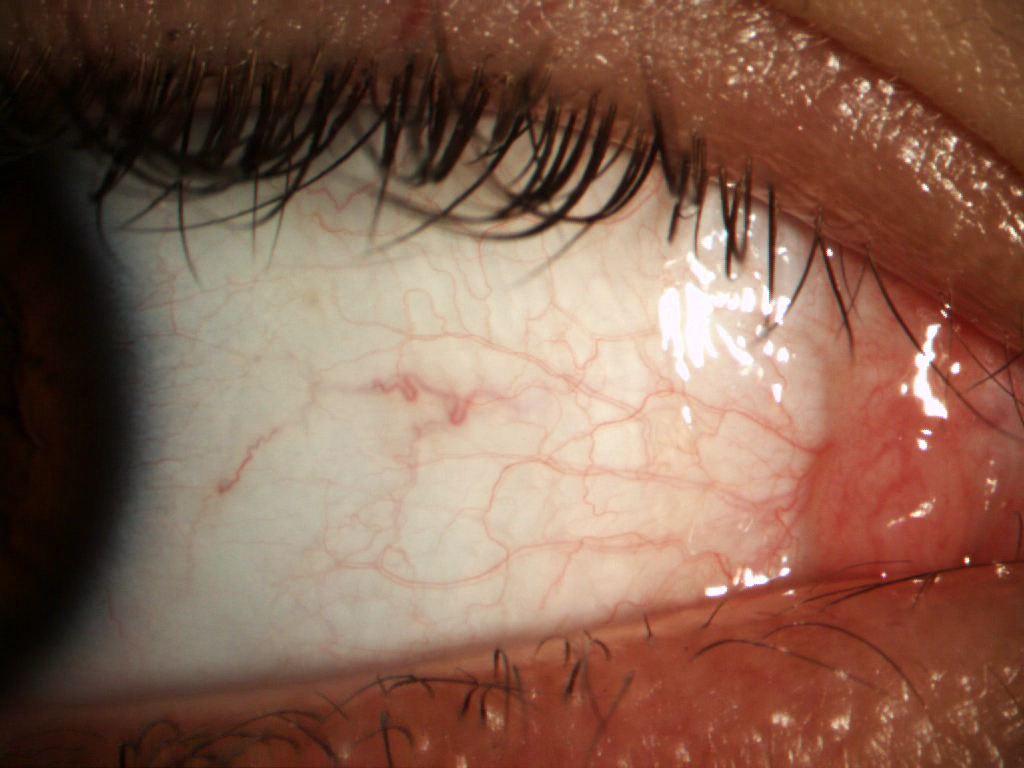
#> input picture ANALISIS_IMAGENES_BIOMEDICAS/P_F_1/dataset/BN_15_1.BMP, 1024 x 768 px; its folder holds only this picture in this run
$ python 'SánchezGarcía_Pedro_código_práctica1.py'
#> lines starting #> are read from the running program, lines starting #| are printed output that depends on the picture; after the words box and inside, x2 and y2 are one past the last pixel; in counts of white or black regions, pixels touching at a corner belong together
#       Análisis de Imágenes Biomédicas: Práctica 1
#   Máster en Bioinformática para las Ciencias de la Salud
#                       Curso 2021/2022
#                    Pedro Sánchez García

from matplotlib import pyplot as plt
import glob
import os
import numpy as np
import cv2
import skimage
from skimage import measure

# Importación de las imágenes del dataset proporcionado:
images = [(os.path.basename(file), cv2.imread(file,cv2.IMREAD_GRAYSCALE)) for file in glob.glob("dataset/*.*")]

# Implementación de la metodología planteada en las imágenes del dataset proporcionado:
print('Referencia de la clasificación del especialista y de la metodología: \n')
print('\t Clasificación Especialista \t Clasificación Metodología \n')
print('\t\t 1 - 1.5 \t\t\t Nivel bajo')
print('\t\t 1.5 - 2.5 \t\t\t Nivel medio')
print('\t\t 2.5 - 3 \t\t\t Nivel alto')

print('\n Resultados del biomarcador establecido: \n')
print('\n \t\t Imagen \t Biomarcador \n')
for element in images:
    nombre = element[0]
    imagen = element[1]
    imagen_rgb = cv2.cvtColor(imagen, cv2.COLOR_GRAY2RGB) # Conversión al espacio de color RGB y extracción de canales R y G
    imagen_r = imagen_rgb[:,:,0]
    imagen_g = imagen_rgb[:,:,0]

    # Umbralización Otsu y thres_tozero, con posterior apertura para eliminación de ruido:
    thr, dstOTSU = cv2.threshold(imagen_g,cv2.THRESH_OTSU, 255, cv2.THRESH_BINARY + cv2.THRESH_OTSU)
    thr, dst31 = cv2.threshold(dstOTSU, 100, 255, cv2.THRESH_TOZERO)
    dst3 = cv2.morphologyEx(dst31, cv2.MORPH_OPEN, np.ones((5,5)))

    # Extracción del mayor área en la imagen resultante de la etapa anterior con scikit-image:
    labels_mask = measure.label(dst3)
    regions = measure.regionprops(labels_mask)
    regions.sort(key=lambda x: x.area, reverse=True)
    if len(regions) > 1:
        for rg in regions[1:]:
            labels_mask[rg.coords[:,0], rg.coords[:,1]] = 0
    labels_mask[labels_mask!=0] = 1
    mask = labels_mask # Esta máscara contiene la región de la conjuntiva bulbar de interés

    # Filtro de medianas sobre el canal G con tamaño 7:
    median = cv2.medianBlur(imagen_g, 7)

    # Umbralización adaptativa en canal G para la segmentación y tratar la luminosidad variable en las imágenes:
    adaptThr = cv2.adaptiveThreshold(median, 255, cv2.ADAPTIVE_THRESH_MEAN_C, cv2.THRESH_BINARY, 21, 5)

    # Aplicación de bottom hat (tamaño: 15):
    kernel = np.ones((15,15), np.uint8)
    bottom = cv2.morphologyEx(adaptThr, cv2.MORPH_BLACKHAT, kernel)

    # Producto del resultado de la imagen resultante por la máscara generada anteriormente:
    región_final = bottom * mask

    # Cálculo del biomarcador planteado:
    mask_binary = mask.astype(np.uint8)
    región_final = región_final.astype(np.uint8)

    mask_binary = cv2.adaptiveThreshold(mask_binary, 255, cv2.ADAPTIVE_THRESH_MEAN_C, cv2.THRESH_BINARY, 21, 5)
    región_final_binary = cv2.adaptiveThreshold(región_final, 255, cv2.ADAPTIVE_THRESH_MEAN_C, cv2.THRESH_BINARY, 21, 5)
    pixeles_blancos = np.sum(región_final == 255)
    pixeles_blancos_mask = np.sum(mask_binary == 255)

    biomarcador = (pixeles_blancos/ pixeles_blancos_mask)*100

    # Se muestran los resultados correspondientes al biomarcador:
    print('\t\t {0} \t {1}'.format(nombre, round(biomarcador,1)))

    # Se muestra un plot con los resultados alcanzados en fases representativas de la metodología:
    f, axarr = plt.subplots(1,3)
    axarr[0].imshow(imagen_rgb, cmap='gray')
    axarr[0].set_title(nombre)
    axarr[1].imshow(mask, cmap='gray')
    axarr[1].set_title('Máscara obtenida')
    axarr[2].imshow(región_final, cmap='gray')
    axarr[2].set_title('Región de interés con vasos segmentados')
    axarr[2].set_xlabel('Biomarcador: {0}'.format(round(biomarcador,1)))
    plt.show()
#> this loop made 1 pass
#> (nombre, pixeles_blancos, pixeles_blancos_mask, biomarcador) on pass 1: ('BN_15_1.BMP', 24249, 786432, 3.08)
#> (printed output is left out)
#> pass 1, `imagen = element[1]`:
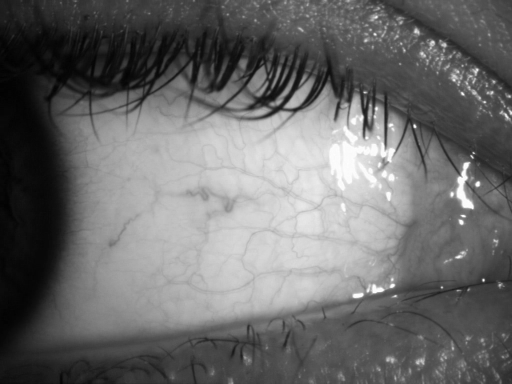
#> imagen: shape (768, 1024) (shown at 1/2 size); min 1, max 255, mean 106.5
#> pass 1, `thr, dstOTSU = cv2.threshold(imagen_g,cv2.THRESH_OTSU, 255, cv2.THRESH..`:
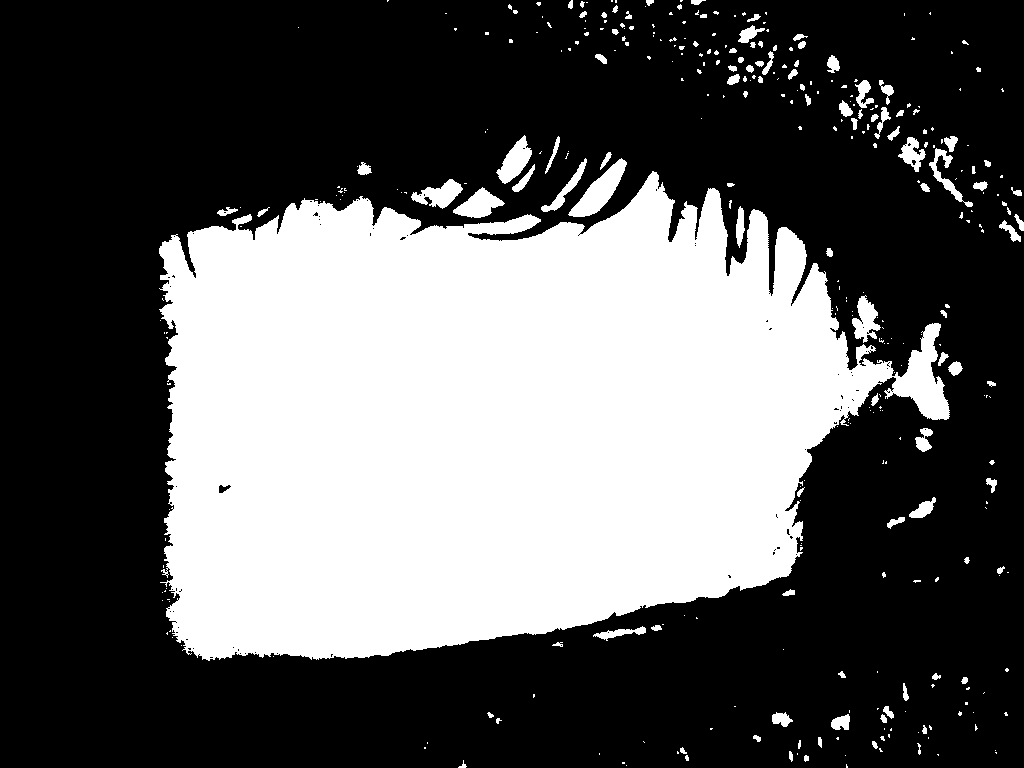
#> dstOTSU: shape (768, 1024); 36.3% white; 365 white regions (258 under 20 px), largest, box (x1, y1, x2, y2) and area: (159, 171, 950, 661) 270691, (568, 158, 627, 217) 1350, (496, 135, 532, 184) 848
#> pass 1, `plt.show()`:
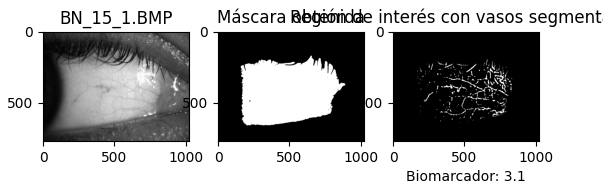
#> figure drawn by matplotlib, 3 panels
#> after the loop:
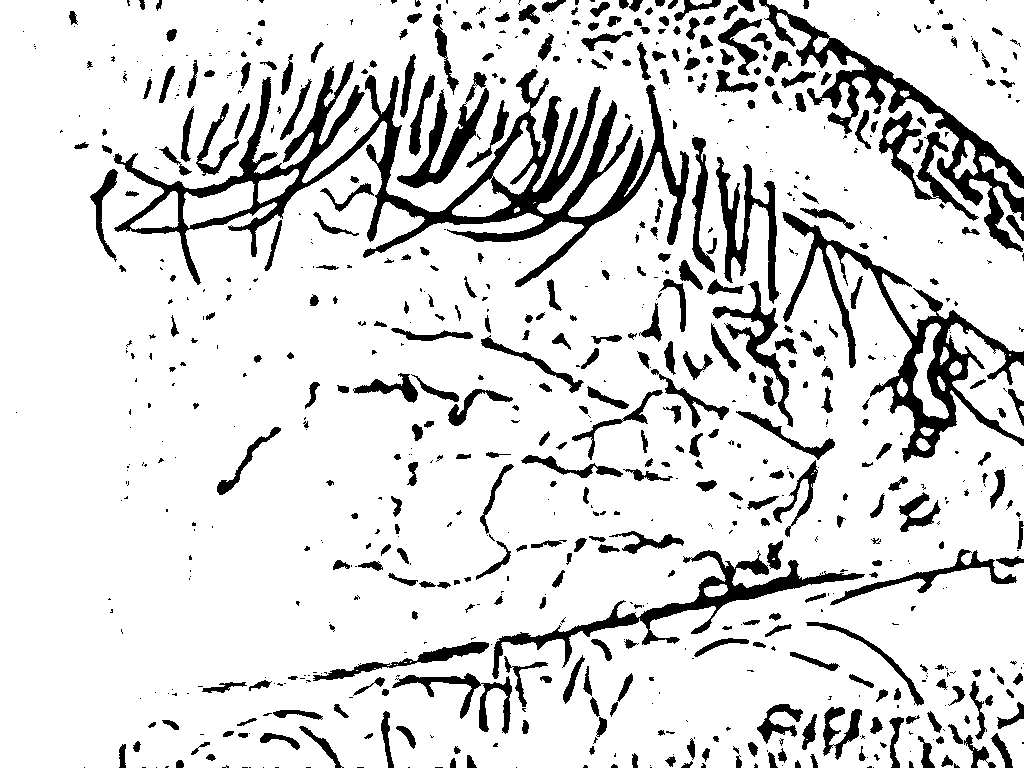
#> adaptThr: shape (768, 1024); 85.6% white; 803 black regions (407 under 20 px), largest, box (x1, y1, x2, y2) and area: (114, 60, 689, 287) 23735, (782, 212, 1024, 463) 9357, (759, 0, 1024, 252) 8295
#> after the loop:
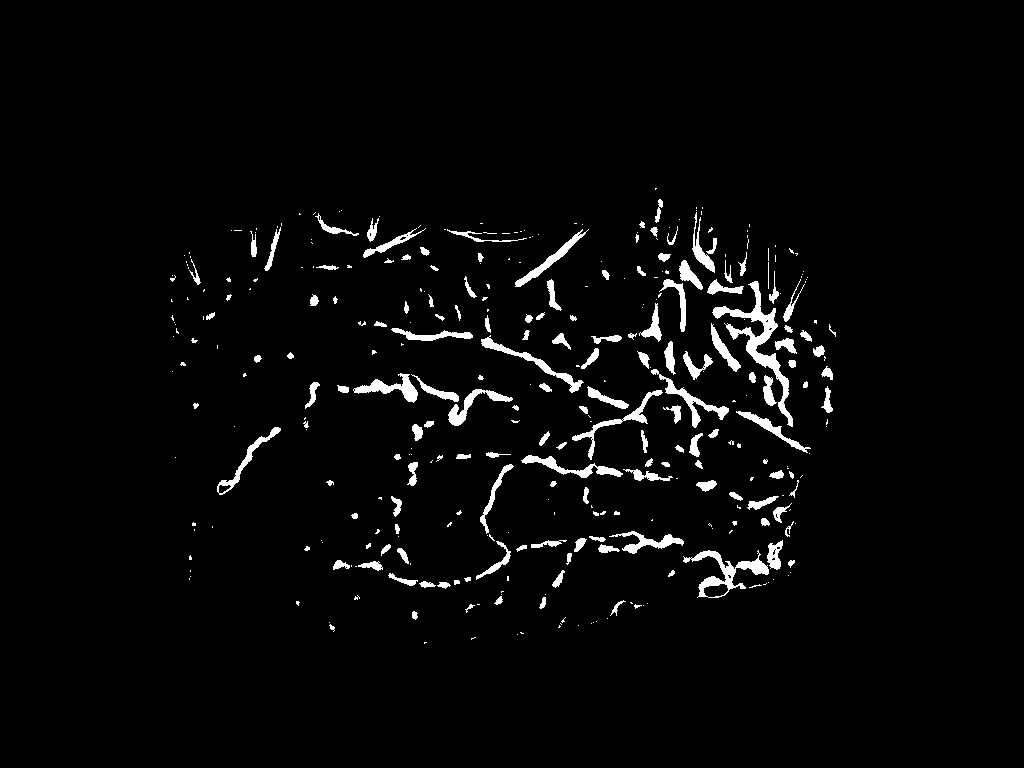
#> región_final: shape (768, 1024); 3.1% white; 354 white regions (196 under 20 px), largest, box (x1, y1, x2, y2) and area: (712, 281, 793, 427) 1960, (683, 550, 769, 598) 1123, (481, 335, 584, 393) 728

$ run again, on ANALISIS_IMAGENES_BIOMEDICAS/P_F_1/dataset/BN_19_1.BMP
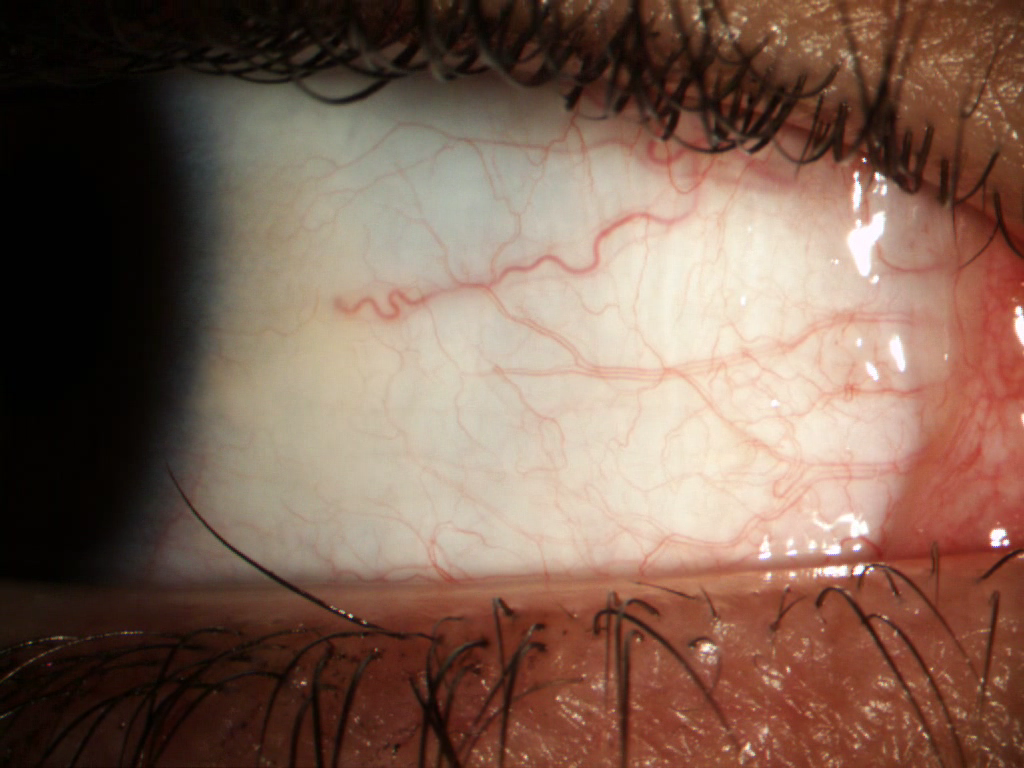
#> input picture ANALISIS_IMAGENES_BIOMEDICAS/P_F_1/dataset/BN_19_1.BMP, 1024 x 768 px
#> the loop `for element in images:` made 1 pass
#> (nombre, pixeles_blancos, pixeles_blancos_mask, biomarcador) on pass 1: ('BN_19_1.BMP', 26790, 786432, 3.41)
#> (printed output is left out)
#> pass 1, `thr, dstOTSU = cv2.threshold(imagen_g,cv2.THRESH_OTSU, 255, cv2.THRESH..`:
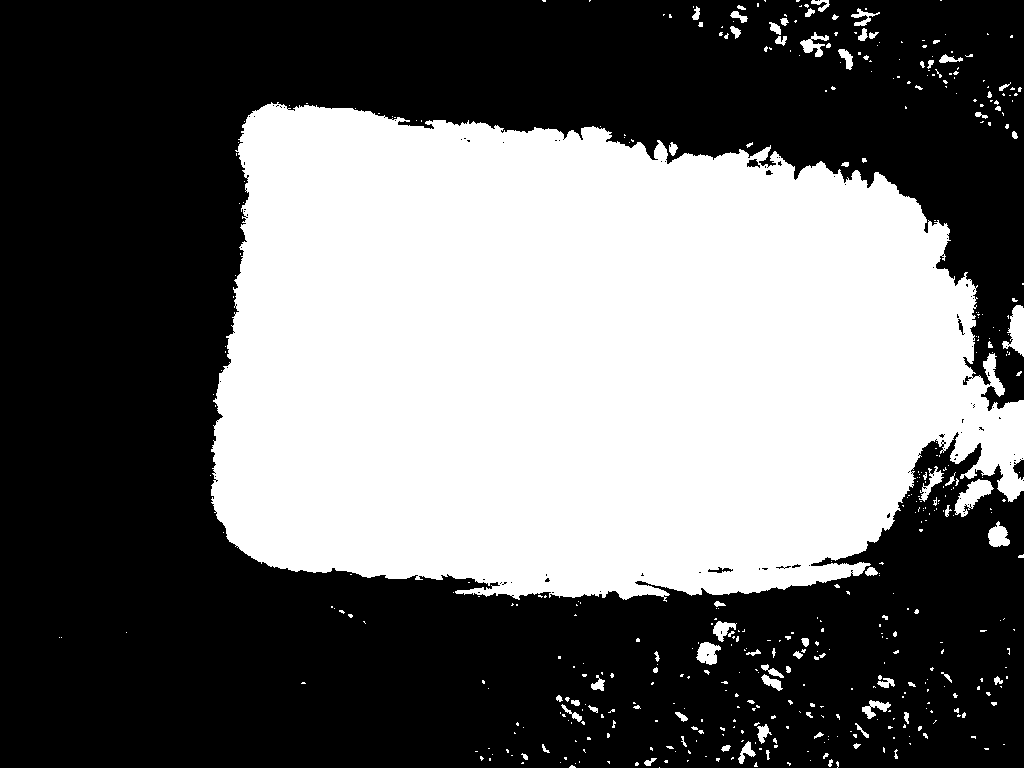
#> dstOTSU: shape (768, 1024); 41.5% white; 470 white regions (388 under 20 px), largest, box (x1, y1, x2, y2) and area: (211, 102, 1024, 602) 317388, (954, 479, 994, 517) 686, (1002, 305, 1024, 357) 648
#> after the loop `for element in images:`:
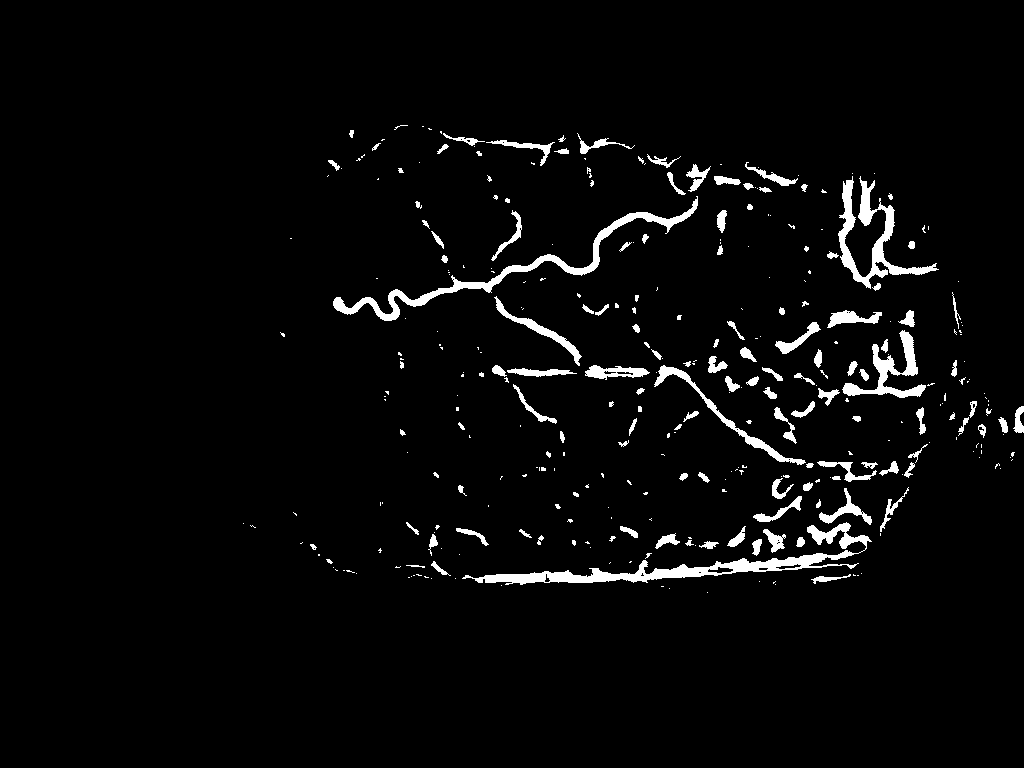
#> región_final: shape (768, 1024); 3.4% white; 340 white regions (205 under 20 px), largest, box (x1, y1, x2, y2) and area: (462, 522, 872, 585) 4256, (333, 196, 698, 321) 3201, (838, 176, 939, 289) 2563
